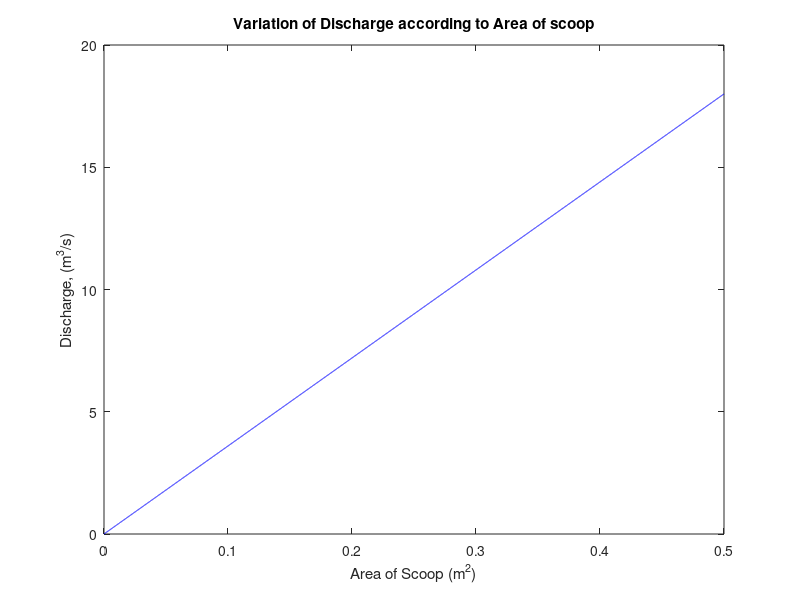

Write the MATLAB code that produced this figure.
% scooping water discharge 
velocity_of_Airplane= 36 %m/s
%Dimension of Scoop
% for rectangle= b=0.20 h=0.20
% for Circle= r=10
Area_of_Scoop= linspace(0,0.5,10000)
Discharge=(velocity_of_Airplane)*(Area_of_Scoop)
plot(Area_of_Scoop,Discharge,'b')
title('Variation of Discharge according to Area of scoop')
xlabel('Area of Scoop (m^2)')
ylabel('Discharge, (m^3/s)')
hold on
Area_of_Scoop=0.333/36.111


